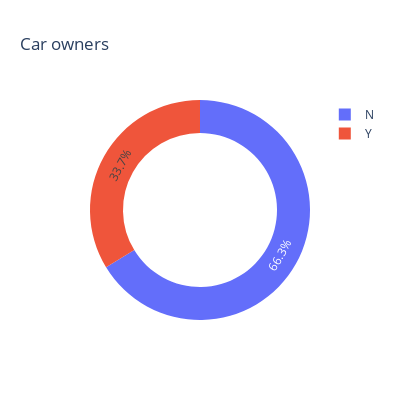

This figure's notebook cell:
### Code cell
px.pie(title='Car owners',
       names=application_test.FLAG_OWN_CAR.value_counts().index,
       values=application_test.FLAG_OWN_CAR.value_counts().values,
       hole=0.7,
       width=400,
       height=400)

### Figure 1 — Plotly figure (JSON) as saved in the notebook; plotly's stock layout.template omitted (floating-point values rounded to 4 significant figures)
{"data": [{"domain": {"x": [0, 1], "y": [0, 1]}, "hole": 0.7, "hovertemplate": "label=%{label}<br>value=%{value}<extra></extra>", "labels": ["N", "Y"], "legendgroup": "", "name": "", "showlegend": true, "type": "pie", "values": [32311, 16433]}], "layout": {"height": 400, "legend": {"tracegroupgap": 0}, "title": {"text": "Car owners"}, "width": 400}}
